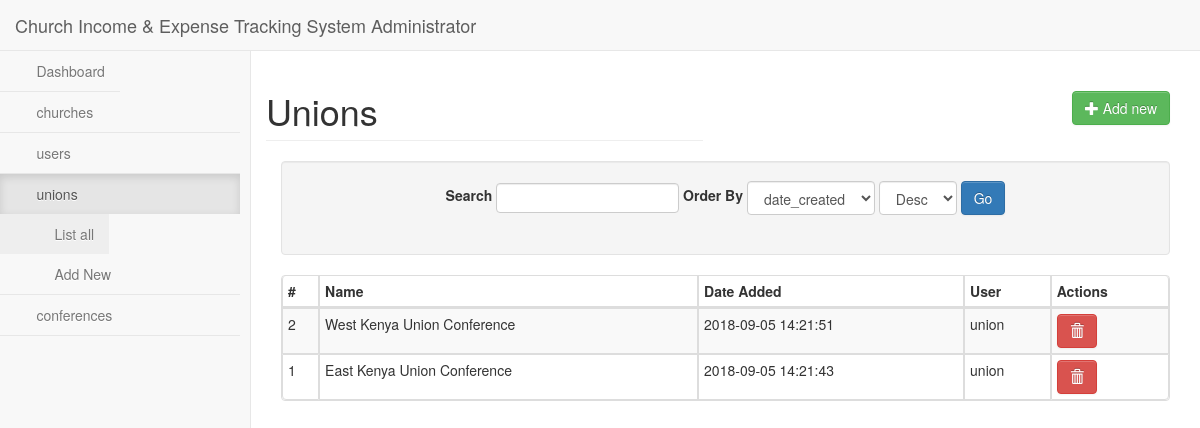
Screenshot of /coreadmin/unions.php (signed in) with the database file from the repository.
### tables this page shows
CREATE TABLE `union_mission` (
  `id` int(11) NOT NULL AUTO_INCREMENT,
  `union_name` varchar(255) NOT NULL,
  `date_created` timestamp NOT NULL DEFAULT CURRENT_TIMESTAMP,
  `date_updated` timestamp NOT NULL DEFAULT CURRENT_TIMESTAMP ON UPDATE CURRENT_TIMESTAMP,
  `user_id` int(11) DEFAULT NULL,
  PRIMARY KEY (`id`),
  KEY `user_id` (`user_id`),
  CONSTRAINT `union_mission_ibfk_1` FOREIGN KEY (`user_id`) REFERENCES `users` (`id`)
);

CREATE TABLE `users` (
  `id` int(25) NOT NULL AUTO_INCREMENT,
  `user_name` varchar(20) NOT NULL,
  `passwd` varchar(50) NOT NULL,
  `user_type` varchar(20) NOT NULL,
  `email` varchar(100) NOT NULL,
  `status` enum('Approved','Pending') NOT NULL DEFAULT 'Pending',
  `date_created` timestamp NOT NULL DEFAULT CURRENT_TIMESTAMP,
  PRIMARY KEY (`id`),
  UNIQUE KEY `user_name` (`user_name`),
  UNIQUE KEY `email` (`email`)
);

### coreadmin/lib/MysqliDb.php (called while the page is built, shortened)
<?php
class MysqliDb
{
    public static $prefix = '';
    protected $_mysqli;
    protected $_query;
    protected $_queryOptions = array();
    protected $_join = array();
    protected $_orderBy = array();
    protected $_groupBy = array();
    protected $host;
    protected $username;
    protected $password;
    protected $db;
    protected $port;
    protected $charset;
    public $returnType = 'array';
    protected $_nestJoin = false;
    private $_tableName = '';
    protected $_mapKey = null;
    public $pageLimit = 20;
    public function __construct($host = null, $username = null, $password = null, $db = null, $port = null, $charset = 'utf8')
    {
        $isSubQuery = false;
        if (is_object($host)) {
            $this->_mysqli = $host;
        } else {
            $this->host = $host;
        }
        $this->username = $username;
        $this->password = $password;
        $this->db = $db;
        $this->port = $port;
        $this->charset = $charset;
    }
    public function connect()
    {
        $this->_mysqli = new mysqli($this->host, $this->username, $this->password, $this->db, $this->port);
        if ($this->charset) {
            $this->_mysqli->set_charset($this->charset);
        }
    }
    public function mysqli()
    {
        return $this->_mysqli;
    }
    protected function reset()
    {
        $this->_join = array();
        $this->_orderBy = array();
        $this->_groupBy = array();
        $this->_query = null;
        $this->_queryOptions = array();
        $this->returnType = 'array';
        $this->_nestJoin = false;
        $this->_tableName = '';
        $this->_mapKey = null;
    }
    public function arrayBuilder()
    {
        $this->returnType = 'array';
        return $this;
    }
    public function setQueryOption($options)
    {
        $allowedOptions = Array('ALL', 'DISTINCT', 'DISTINCTROW', 'HIGH_PRIORITY', 'STRAIGHT_JOIN', 'SQL_SMALL_RESULT',
            'SQL_BIG_RESULT', 'SQL_BUFFER_RESULT', 'SQL_CACHE', 'SQL_NO_CACHE', 'SQL_CALC_FOUND_ROWS',
            'LOW_PRIORITY', 'IGNORE', 'QUICK', 'MYSQLI_NESTJOIN', 'FOR UPDATE', 'LOCK IN SHARE MODE');
        if (!is_array($options)) {
            $options = Array($options);
        }
        foreach ($options as $option) {
            $option = strtoupper($option);
            if ($option == 'MYSQLI_NESTJOIN') {
                $this->_nestJoin = true;
            } elseif ($option == 'FOR UPDATE') {
                $this->_forUpdate = true;
            } elseif ($option == 'LOCK IN SHARE MODE') {
                $this->_lockInShareMode = true;
            } else {
                $this->_queryOptions[] = $option;
            }
        }
        return $this;
    }
    public function withTotalCount()
    {
        return $this;
    }
    public function get($tableName, $numRows = null, $columns = '*')
    {
        $column = is_array($columns) ? implode(', ', $columns) : $columns;
        if (strpos($tableName, '.') === false) {
            $this->_tableName = self::$prefix . $tableName;
        } else {
            $this->_tableName = $tableName;
        }
        $this->_query = 'SELECT ' . implode(' ', $this->_queryOptions) . ' ' .
            $column . " FROM " . $this->_tableName;
        $stmt = $this->_buildQuery($numRows);
        $stmt->execute();
        $res = $this->_dynamicBindResults($stmt);
        return $res;
    }
    public function join($joinTable, $joinCondition, $joinType = '')
    {
        $joinType = strtoupper(trim($joinType));
        if (!is_object($joinTable)) {
            $joinTable = self::$prefix . $joinTable;
        }
        $this->_join[] = Array($joinType, $joinTable, $joinCondition);
        return $this;
    }
    public function orderBy($orderByField, $orderbyDirection = "DESC", $customFields = null)
    {
        $orderbyDirection = strtoupper(trim($orderbyDirection));
        $orderByField = preg_replace("/[^-a-z0-9\.\(\),_`\*\'\"]+/i", '', $orderByField);
        $orderByField = preg_replace('/(\`)([`a-zA-Z0-9_]*\.)/', '\1' . self::$prefix . '\2', $orderByField);
        $this->_orderBy[$orderByField] = $orderbyDirection;
        return $this;
    }
    protected function _buildPair($operator, $value)
    {
        if (!is_object($value)) {
            return ' ' . $operator . ' ? ';
        }
        $subQuery = $value->getSubQuery();
        return " " . $operator . " (" . $subQuery['query'] . ") " . $subQuery['alias'];
    }
    protected function _buildQuery($numRows = null, $tableData = null)
    {
        $stmt = $this->_prepareQuery();
        return $stmt;
    }
    protected function _dynamicBindResults(mysqli_stmt $stmt)
    {
        $parameters = array();
        $results = array();
        $mysqlLongType = 252;
        $shouldStoreResult = false;
        $meta = $stmt->result_metadata();
        $row = array();
        while ($field = $meta->fetch_field()) {
            if ($this->_nestJoin && $field->table != $this->_tableName) {
                $field->table = substr($field->table, strlen(self::$prefix));
                $row[$field->table][$field->name] = null;
                $parameters[] = & $row[$field->table][$field->name];
            } else {
                $row[$field->name] = null;
                $parameters[] = & $row[$field->name];
            }
        }
        call_user_func_array(array($stmt, 'bind_result'), $parameters);
        while ($stmt->fetch()) {
            if ($this->returnType == 'object') {
                $result = new stdClass ();
                foreach ($row as $key => $val) {
                    if (is_array($val)) {
                        $result->$key = new stdClass ();
                        foreach ($val as $k => $v) {
                            $result->$key->$k = $v;
                        }
                    } else {
                        $result->$key = $val;
                    }
                }
            } else {
                $result = array();
                foreach ($row as $key => $val) {
                    if (is_array($val)) {
                        foreach ($val as $k => $v) {
                            $result[$key][$k] = $v;
                        }
                    } else {
                        $result[$key] = $val;
                    }
                }
            }
            if ($this->_mapKey) {
                $results[$row[$this->_mapKey]] = count($row) > 2 ? $result : end($result);
            } else {
                array_push($results, $result);
            }
        }
        if (in_array('SQL_CALC_FOUND_ROWS', $this->_queryOptions)) {
            $stmt = $this->mysqli()->query('SELECT FOUND_ROWS()');
            $totalCount = $stmt->fetch_row();
            $this->totalCount = $totalCount[0];
        }
        return $results;
    }
    protected function _buildCondition($operator, &$conditions)
    {
        if (empty($conditions)) {
            return;
        }
        $this->_query .= ' ' . $operator;
        foreach ($conditions as $cond) {
            list ($concat, $varName, $operator, $val) = $cond;
            $this->_query .= " " . $concat . " " . $varName;
            switch (strtolower($operator)) {
                default:
                    if (is_array($val)) {
                        $this->_bindParams($val);
                    } elseif ($val === null) {
                        $this->_query .= ' ' . $operator . " NULL";
                    } elseif ($val != 'DBNULL' || $val == '0') {
                        $this->_query .= $this->_buildPair($operator, $val);
                    }
            }
        }
    }
    protected function _buildGroupBy()
    {
        if (empty($this->_groupBy)) {
            return;
        }
        $this->_query .= " GROUP BY ";
        $this->_query = rtrim($this->_query, ', ') . " ";
    }
    protected function _buildOrderBy()
    {
        if (empty($this->_orderBy)) {
            return;
        }
        $this->_query .= " ORDER BY ";
        foreach ($this->_orderBy as $prop => $value) {
            if (strtolower(str_replace(" ", "", $prop)) == 'rand()') {
                $this->_query .= "rand(), ";
            } else {
                $this->_query .= $prop . " " . $value . ", ";
            }
        }
        $this->_query = rtrim($this->_query, ', ') . " ";
    }
    protected function _buildLimit($numRows)
    {
        if (!isset($numRows)) {
            return;
        }
        if (is_array($numRows)) {
            $this->_query .= ' LIMIT ' . (int) $numRows[0] . ', ' . (int) $numRows[1];
        } else {
            $this->_query .= ' LIMIT ' . (int) $numRows;
        }
    }
    protected function _prepareQuery()
    {
        if (!$stmt = $this->mysqli()->prepare($this->_query)) {
            $msg = $this->mysqli()->error . " query: " . $this->_query;
            $num = $this->mysqli()->errno;
            $this->reset();
            throw new Exception($msg, $num);
        }
        return $stmt;
    }
    protected function replacePlaceHolders($str, $vals)
    {
        $i = 1;
        $newStr = "";
        while ($pos = strpos($str, "?")) {
            $val = $vals[$i++];
            $newStr .= substr($str, 0, $pos) . "'" . $val . "'";
            $str = substr($str, $pos + 1);
        }
        $newStr .= $str;
        return $newStr;
    }
    public function paginate ($table, $page, $fields = null) {
        $offset = $this->pageLimit * ($page - 1);
        $res = $this->withTotalCount()->get ($table, Array ($offset, $this->pageLimit), $fields);
        return $res;
    }
    protected function _buildJoin () {
        if (empty ($this->_join))
            return;
        foreach ($this->_join as $data) {
            list ($joinType,  $joinTable, $joinCondition) = $data;
            if (is_object ($joinTable))
                $joinStr = $this->_buildPair ("", $joinTable);
            else
                $joinStr = $joinTable;
            $this->_query .= " " . $joinType. " JOIN " . $joinStr ." on " . $joinCondition;
        }
    }
}

### coreadmin/config/config.php (called while the page is built, shortened)
<?php
require_once BASE_PATH.'/lib/MysqliDb.php';
function getDbInstance()
{
	return new MysqliDb(DB_HOST,DB_USER,DB_PASSWORD,DB_NAME);
}

### coreadmin/unions.php (the view, shortened to what this page needs)
<?php
require_once './config/config.php';
$search_string = filter_input(INPUT_GET, 'search_string');
$filter_col = filter_input(INPUT_GET, 'filter_col');
$order_by = filter_input(INPUT_GET, 'order_by');
$page = filter_input(INPUT_GET, 'page');
$pagelimit = 10;
if (!$page) {
    $page = 1;
}
if (!$filter_col) {
    $filter_col = "date_created";
}
if (!$order_by) {
    $order_by = "Desc";
}
$db = getDbInstance();
$db->join("users u", "c.user_id=u.id", "LEFT");
$select = array('u.user_name','c.id','c.union_name','c.date_created');
if ($order_by)
{
    $db->orderBy($filter_col, $order_by);
}
$db->pageLimit = $pagelimit;
$union = $db->arraybuilder()->paginate("union_mission c", $page, $select);
foreach ($union as $value) {
    foreach ($value as $col_name => $col_value) {
        $filter_options[$col_name] = $col_name;
    }
    break;
}
?>
<?php include_once './includes/header.php'; ?>
<div id="page-wrapper">
    <div class="row">
        <div class="col-lg-6">
            <h1 class="page-header">Unions</h1>
        </div>
        <div class="col-lg-6" style="">
            <div class="page-action-links text-right">
	            <a href="add_union.php?operation=create">
	            	<button class="btn btn-success"><span class="glyphicon glyphicon-plus"></span> Add new </button>
	            </a>
            </div>
        </div>
    </div>
    <div class="well text-center filter-form">
        <form class="form form-inline" action="">
            <label for="input_search">Search</label>
            <input type="text" style="height:30px" class="form-control" title="search by name" data-toggle="tooltip" id="input_search" name="search_string" value="<?php echo $search_string; ?>">
            <label for ="input_order">Order By</label>
            <select name="filter_col"  title="order by name,user" data-toggle="tooltip" class="form-control">
                <?php
                foreach ($filter_options as $option) {
                    ($filter_col === $option) ? $selected = "selected" : $selected = "";
                    echo ' <option value="' . $option . '" ' . $selected . '>' . $option . '</option>';
                }
                ?>
            </select>
            <select name="order_by" title="order asc or desc" data-toggle="tooltip" class="form-control" id="input_order">
                <option value="Desc" <?php
                if ($order_by == 'Desc') {
                    echo "selected";
                }
                ?>>Desc</option>
            </select>
            <input type="submit" value="Go" class="btn btn-primary">
        </form>
    </div>
    <table class="table table-bordered table-striped table-condensed">
        <thead>
         <tr> <th class="header">#</th>
             <th>Name</th>
             <th>Date Added</th>
               <th>User</th>
              <th>Actions</th>
         </tr>
        </thead>
        <tbody id="union_data">
          <?php foreach ($union as $row) : ?>
                <tr>
                  <td><?php echo $row['id']; ?></td>
	                <td data-name="union_name" class="name" data-type="text" data-pk="<?php echo $row['id'] ?>"><?php echo $row['union_name'] ?></td>
                   <td data-name="date" class="date" data-type="date" data-pk="<?php echo $row['id'] ?>"><?php echo htmlspecialchars($row['date_created']); ?></td>
                  <td data-name="user_id" id="user" class="user" data-original-title="Select option" data-value="0" data-type="select"  data-pk="<?php echo $row['id'] ?>"><?php echo htmlspecialchars($row['user_name']) ?></td>
	                   <td>
				<a href=""  class="btn btn-danger delete_union delete_btn" name="delete_union" id="<?php echo $row['id'] ?>" style="margin-right: 8px;"><span class="glyphicon glyphicon-trash"></span></td>
				</tr>
           <?php endforeach; ?>
        </tbody>
       </table>
</div>
<?php include_once './includes/footer.php'; ?>

### coreadmin/css/sb-admin-2.css (style rules this page uses)
body { background-color: #f8f8f8; }
#page-wrapper { padding: 0 15px; min-height: 568px; background-color: white; }
@media (min-width: 768px) { #page-wrapper { position: inherit; margin: 0 0 0 250px; padding: 0 30px; border-left: 1px solid #e7e7e7; } }
.page-action-links { margin:40px 0px 20px 0px; }

### rows the page displays
union_mission: id "2", union_name "West Kenya Union Conference", date_created "2018-09-05 14:21:51", user.user_name "union"
union_mission: id "1", union_name "East Kenya Union Conference", date_created "2018-09-05 14:21:43", user.user_name "union"

### other values shown
form field filter_col "date_created"
